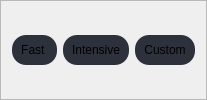
                  <widget class="QFrame" name="frame_24">
                   <property name="styleSheet">
                    <string notr="true"/>
                   </property>
                   <property name="frameShape">
                    <enum>QFrame::StyledPanel</enum>
                   </property>
                   <property name="frameShadow">
                    <enum>QFrame::Raised</enum>
                   </property>
                   <layout class="QHBoxLayout" name="horizontalLayout_14">
                    <item>
                     <widget class="QFrame" name="frame_25">
                      <property name="maximumSize">
                       <size>
                        <width>90</width>
                        <height>30</height>
                       </size>
                      </property>
                      <property name="styleSheet">
                       <string notr="true">background-color: rgb(44, 49, 60);
border-radius: 14px;</string>
                      </property>
                      <property name="frameShape">
                       <enum>QFrame::StyledPanel</enum>
                      </property>
                      <property name="frameShadow">
                       <enum>QFrame::Raised</enum>
                      </property>
                      <layout class="QHBoxLayout" name="horizontalLayout_15">
                       <item>
                        <widget class="QPushButton" name="fast_wifi_button">
                         <property name="styleSheet">
                          <string notr="true"/>
                         </property>
                         <property name="text">
                          <string>Fast </string>
                         </property>
                        </widget>
                       </item>
                      </layout>
                     </widget>
                    </item>
                    <item>
                     <widget class="QFrame" name="frame_27">
                      <property name="maximumSize">
                       <size>
                        <width>90</width>
                        <height>30</height>
                       </size>
                      </property>
                      <property name="styleSheet">
                       <string notr="true">background-color: rgb(44, 49, 60);
border-radius: 14px;</string>
                      </property>
                      <property name="frameShape">
                       <enum>QFrame::StyledPanel</enum>
                      </property>
                      <property name="frameShadow">
                       <enum>QFrame::Raised</enum>
                      </property>
                      <layout class="QVBoxLayout" name="verticalLayout_43">
                       <item>
                        <widget class="QPushButton" name="intensive_wifi_button">
                         <property name="text">
                          <string>Intensive</string>
                         </property>
                        </widget>
                       </item>
                      </layout>
                     </widget>
                    </item>
                    <item>
                     <widget class="QFrame" name="frame_26">
                      <property name="maximumSize">
                       <size>
                        <width>90</width>
                        <height>30</height>
                       </size>
                      </property>
                      <property name="styleSheet">
                       <string notr="true">background-color: rgb(44, 49, 60);
border-radius: 14px;</string>
                      </property>
                      <property name="frameShape">
                       <enum>QFrame::StyledPanel</enum>
                      </property>
                      <property name="frameShadow">
                       <enum>QFrame::Raised</enum>
                      </property>
                      <layout class="QVBoxLayout" name="verticalLayout_42">
                       <item>
                        <widget class="QPushButton" name="custom_wifi_button">
                         <property name="styleSheet">
                          <string notr="true"/>
                         </property>
                         <property name="text">
                          <string>Custom</string>
                         </property>
                        </widget>
                       </item>
                      </layout>
                     </widget>
                    </item>
                   </layout>
                  </widget>
